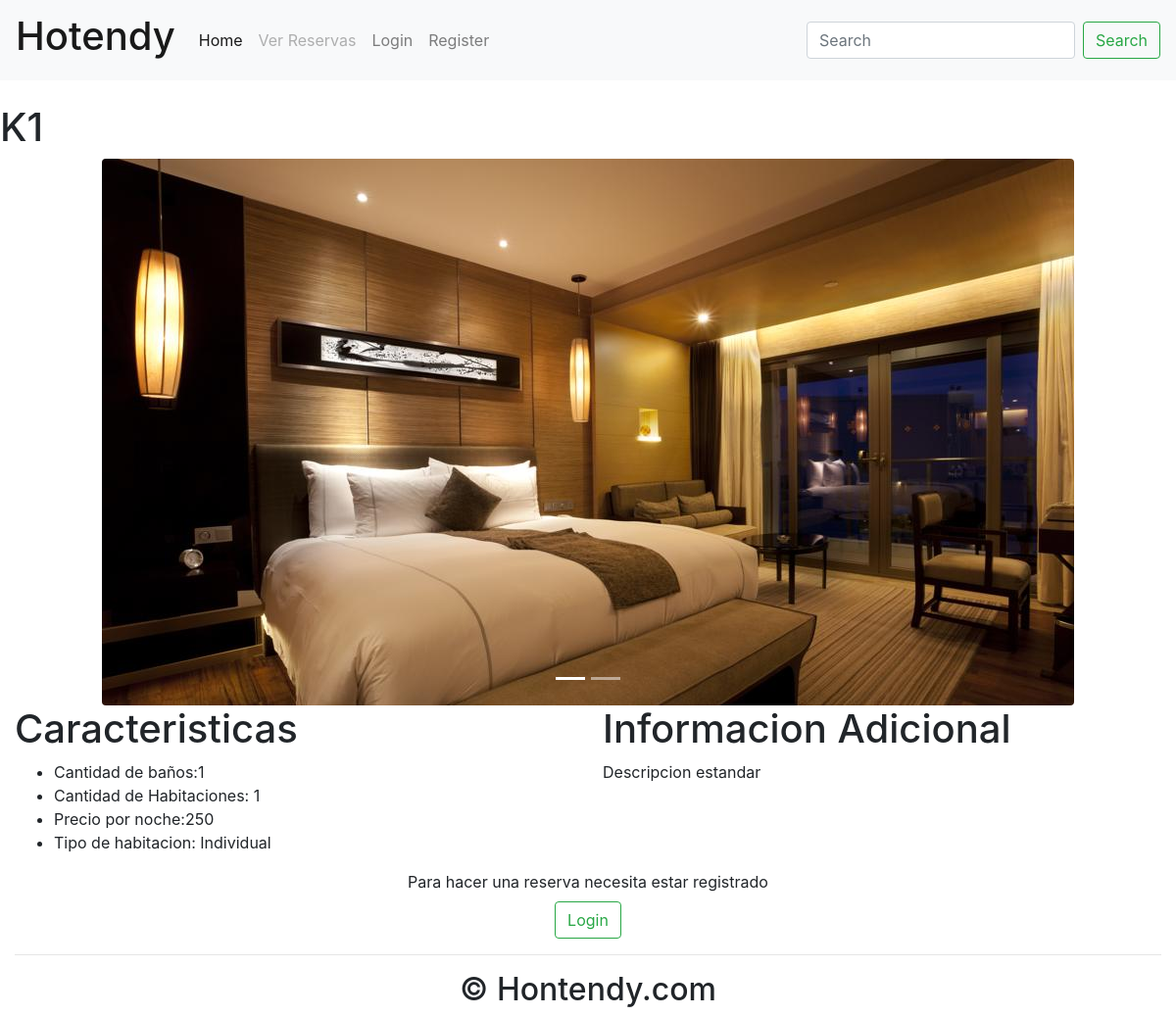
The app's page /habitacion/11/ with its own data.
### Proyecto/models.py (models this page shows, shortened)
class Habitacion(models.Model):
    precio_noche = models.IntegerField()
    descripcion = models.TextField(max_length=500, default="Descripcion estandar")
    num_habitacion = models.CharField(max_length= 5)
    cant_dormitorios = models.IntegerField()
    cant_banios = models.IntegerField()
    status_estado = [
        ('Disponible', 'D'),
        ('Ocupado', 'O'),
    ]
    estado = models.CharField(max_length=50, choices=status_estado, default='Disponible')
    status=[
    ('Suite', 'Suite'),
    ('Matrimonial', 'Matrimonial'),
    ('Individual', 'Individual'),
    ('Familiar', 'Familiar'),
    ('Normal', 'Normal'),
    ('Presidencial', 'Presidencial'),
    ]
    tipo_habitacion = models.CharField(max_length = 50,choices = status, default='Normal')
    img_habitacion = models.ImageField(max_length=100, default='/img_habitacion/habitacion_prueba.jpg', upload_to='img_habitacion/', blank=True, null=True)
    class Meta:
        verbose_name = 'Habitacion'
        verbose_name_plural = 'Habitaciones'

### Proyecto/views.py (the view)
# urls.py: path('habitacion/<str:Habitacion>/',HabitacionView,name='habitaciones'),
def HabitacionView(request, Habitacion):
    from .models import Habitacion as habitacion
    habitaciones = habitacion.objects.get(pk=Habitacion)
    hotel = Hotel.objects.all()
    search_post = request.GET.get('search')
    str(search_post)
    if search_post:
        hotel = Hotel.objects.filter(Q(nombre__icontains=search_post))
    else:
        pass
    context = {
        'habitacion': habitaciones,
        'hotel': hotel,
    }
    return render(request, 'Proyecto/habitaciones.html', context)

### templates/Proyecto/habitaciones.html (shortened to what this page needs)
{% extends "Proyecto/home2.html" %}
{% block content %}
    <br>
    <h1>{{ habitacion.num_habitacion }}</h1>
    <div id="carouselExampleIndicators" class="carousel slide" data-ride="carousel">
        <ol class="carousel-indicators">
            <li data-target="#carouselExampleIndicators" data-slide-to="0" class="active"></li>
            <li data-target="#carouselExampleIndicators" data-slide-to="1"></li>
        </ol>
        <div class="carousel-inner">
            <div class="carousel-item active ">
                <img class="rounded mx-auto d-block" src="/media/{{ habitacion.img_habitacion }}" class="d-block "
                     alt="Imagen de la habitacion">
            </div>
        </div>
    </div>
    <div class="container-fluid" id="Descripcion">
        <div class="row">
            <div class="col-md">
                <h1>Caracteristicas</h1>
                <ul>
                    <li>Cantidad de baños:{{ habitacion.cant_banios }}</li>
                    <li>Cantidad de Habitaciones: {{ habitacion.cant_dormitorios }}</li>
                    <li>Precio por noche:{{ habitacion.precio_noche }}</li>
                    <li>Tipo de habitacion: {{ habitacion.tipo_habitacion }}</li>
                </ul>
            </div>
            <div class="col-md">
                <h1>Informacion Adicional</h1>
                <p>{{ habitacion.descripcion }}</p>
            </div>
        </div>
    </div>
    <div class="row text-center"  >
        {% if request.user.is_authenticated and habitacion.estado == "Disponible" %}
            <div class="col-12 ">
                <a type="Summy" href={% url "reservar" habitacion.id %}>
                    <button class="btn btn-outline-success my-2 my-sm-0">Reservar</button>
                </a>
            </div>
        {% elif request.user.is_authenticated and habitacion.estado == "Ocupado" %}
            <div class="col-12">
                <a type="Summy" href={% url "eliminar_reserva" habitacion.id %}>
                    <button class="btn btn-outline-success my-2 my-sm-0">Eliminar Reserva</button>
                </a>
            </div>
        {% else %}
            <div class="col-12">
                <form action="{% url "login" %}">
                    <label>Para hacer una reserva necesita estar registrado</label><br>
                    <button class="btn btn-outline-success"> Login</button>
                </form>
            </div>
        {% endif %}
    </div>
{% endblock %}
{% block footer %}
    <footer>
        <div class="container-fluid padding">
            <div class="row text-center">
                <div class="col-12">
                    <hr class="light">
                    <h2>&copy; Hontendy.com</h2>
                </div>
            </div>
        </div>
    </footer>
{% endblock %}

### records on screen
Habitacion: num_habitacion "K1", img_habitacion (picture), cant_banios "1", cant_dormitorios "1", precio_noche "250", tipo_habitacion "Individual", descripcion "Descripcion estandar"
